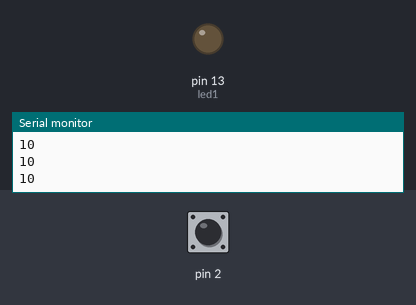
Recording of a sketch running on a simulated Arduino Uno, built with avr-gcc and run on an emulated ATmega328P. On the bench: output pins drawn as LEDs (lit = HIGH), the last lines printed to the serial monitor. The inputs (shaded band) are chosen by the test bench; at power-on: pin 2 HIGH.

Above: at 1.2 s.
1.3 s: pin 2 pulled LOW for 0.15 s
At 1.37 s:
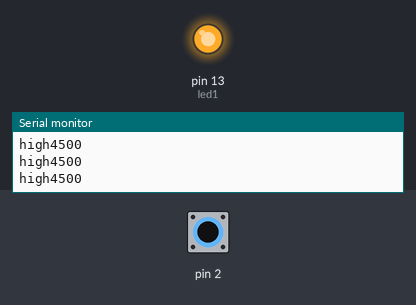
2.9 s: pin 2 pulled LOW for 3.2 s
At 6.6 s:
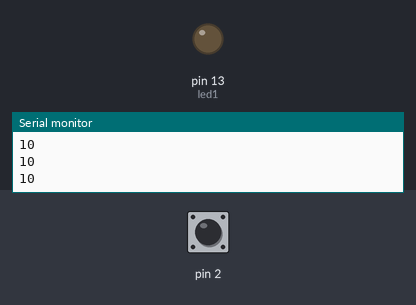
Timing chart, 0 to 8.1 s (numbered marks = the images above; inputs shaded):
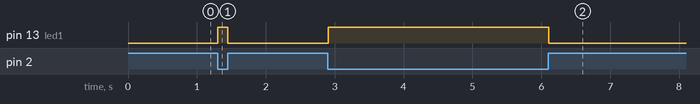

Measured:
- after the input at 1.3 s, pin 13 (led1): LOW → HIGH at once, → LOW 0.15 s later
- after the input at 2.9 s, pin 13 (led1): LOW → HIGH at once, → LOW 3.2 s later

The sketch:

Capsensor.ino
```cpp
#include <CapacitiveSensor.h>

CapacitiveSensor sensor = CapacitiveSensor(4,2);  // 1M resistor between pins 4 & 2, pin 2 is sensor pin
int led1 = 13;

void setup() {
  Serial.begin(9600);
    pinMode(led1, OUTPUT);
}

void loop() {
  long measurement =  sensor.capacitiveSensor(30);
  Serial.println(measurement);
     if (measurement>500) {
    digitalWrite(led1,HIGH);
    Serial.print("high");
     }
    else{
      digitalWrite(led1,LOW);
    }
  delay(10);
}
```
